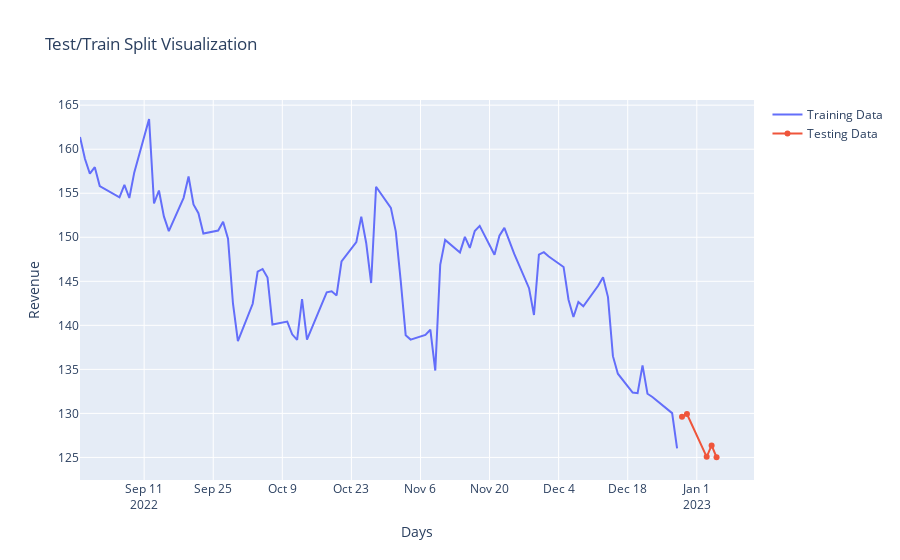

The cell this chart's notebook holds for it:
### Markdown cell above
## Split the data into training / testing data with a percentage split

### Code cell
split_percent = 0.95 # What percentage the data is to be split (0.9=90%)

split = int(np.floor(len(df['Close'])*split_percent)) # Day to split at
training_data = df['Close'][:split] # From day 0 to split
testing_data = df['Close'][split:] # From split day to end of data

# Visualize the split testing / training data
fig = go.Figure()
fig.add_trace(go.Line(x=df['Date'][training_data.index], y=training_data, name='Training Data'))
fig.add_trace(go.Line(x=df['Date'][testing_data.index], y=testing_data, name='Testing Data'))
fig.update_layout(title='Test/Train Split Visualization', xaxis_title='Days', yaxis_title='Revenue')
fig.show()

### Figure 1 — Plotly figure (JSON) as saved in the notebook; plotly's stock layout.template omitted (floating-point values rounded to 4 significant figures)
{"data": [{"name": "Training Data", "type": "scatter", "x": ["2022-08-29", "2022-08-30", "2022-08-31", "2022-09-01", "2022-09-02", "2022-09-06", "2022-09-07", "2022-09-08", "2022-09-09", "2022-09-12", "2022-09-13", "2022-09-14", "2022-09-15", "2022-09-16", "2022-09-19", "2022-09-20", "2022-09-21", "2022-09-22", "2022-09-23", "2022-09-26", "2022-09-27", "2022-09-28", "2022-09-29", "2022-09-30", "2022-10-03", "2022-10-04", "2022-10-05", "2022-10-06", "2022-10-07", "2022-10-10", "2022-10-11", "2022-10-12", "2022-10-13", "2022-10-14", "2022-10-17", "2022-10-18", "2022-10-19", "2022-10-20", "2022-10-21", "2022-10-24", "2022-10-25", "2022-10-26", "2022-10-27", "2022-10-28", "2022-10-31", "2022-11-01", "2022-11-02", "2022-11-03", "2022-11-04", "2022-11-07", "2022-11-08", "2022-11-09", "2022-11-10", "2022-11-11", "2022-11-14", "2022-11-15", "2022-11-16", "2022-11-17", "2022-11-18", "2022-11-21", "2022-11-22", "2022-11-23", "2022-11-25", "2022-11-28", "2022-11-29", "2022-11-30", "2022-12-01", "2022-12-02", "2022-12-05", "2022-12-06", "2022-12-07", "2022-12-08", "2022-12-09", "2022-12-12", "2022-12-13", "2022-12-14", "2022-12-15", "2022-12-16", "2022-12-19", "2022-12-20", "2022-12-21", "2022-12-22", "2022-12-23", "2022-12-27", "2022-12-28"], "y": [161.4, 158.9, 157.2, 158.0, 155.8, 154.5, 156.0, 154.5, 157.4, 163.4, 153.8, 155.3, 152.4, 150.7, 154.5, 156.9, 153.7, 152.7, 150.4, 150.8, 151.8, 149.8, 142.5, 138.2, 142.4, 146.1, 146.4, 145.4, 140.1, 140.4, 139.0, 138.3, 143.0, 138.4, 142.4, 143.8, 143.9, 143.4, 147.3, 149.4, 152.3, 149.3, 144.8, 155.7, 153.3, 150.7, 145.0, 138.9, 138.4, 138.9, 139.5, 134.9, 146.9, 149.7, 148.3, 150.0, 148.8, 150.7, 151.3, 148.0, 150.2, 151.1, 148.1, 144.2, 141.2, 148.0, 148.3, 147.8, 146.6, 142.9, 140.9, 142.7, 142.2, 144.5, 145.5, 143.2, 136.5, 134.5, 132.4, 132.3, 135.4, 132.2, 131.9, 130.0, 126.0]}, {"name": "Testing Data", "type": "scatter", "x": ["2022-12-29", "2022-12-30", "2023-01-03", "2023-01-04", "2023-01-05"], "y": [129.6, 129.9, 125.1, 126.4, 125.0]}], "layout": {"title": {"text": "Test/Train Split Visualization"}, "xaxis": {"title": {"text": "Days"}}, "yaxis": {"title": {"text": "Revenue"}}}}
